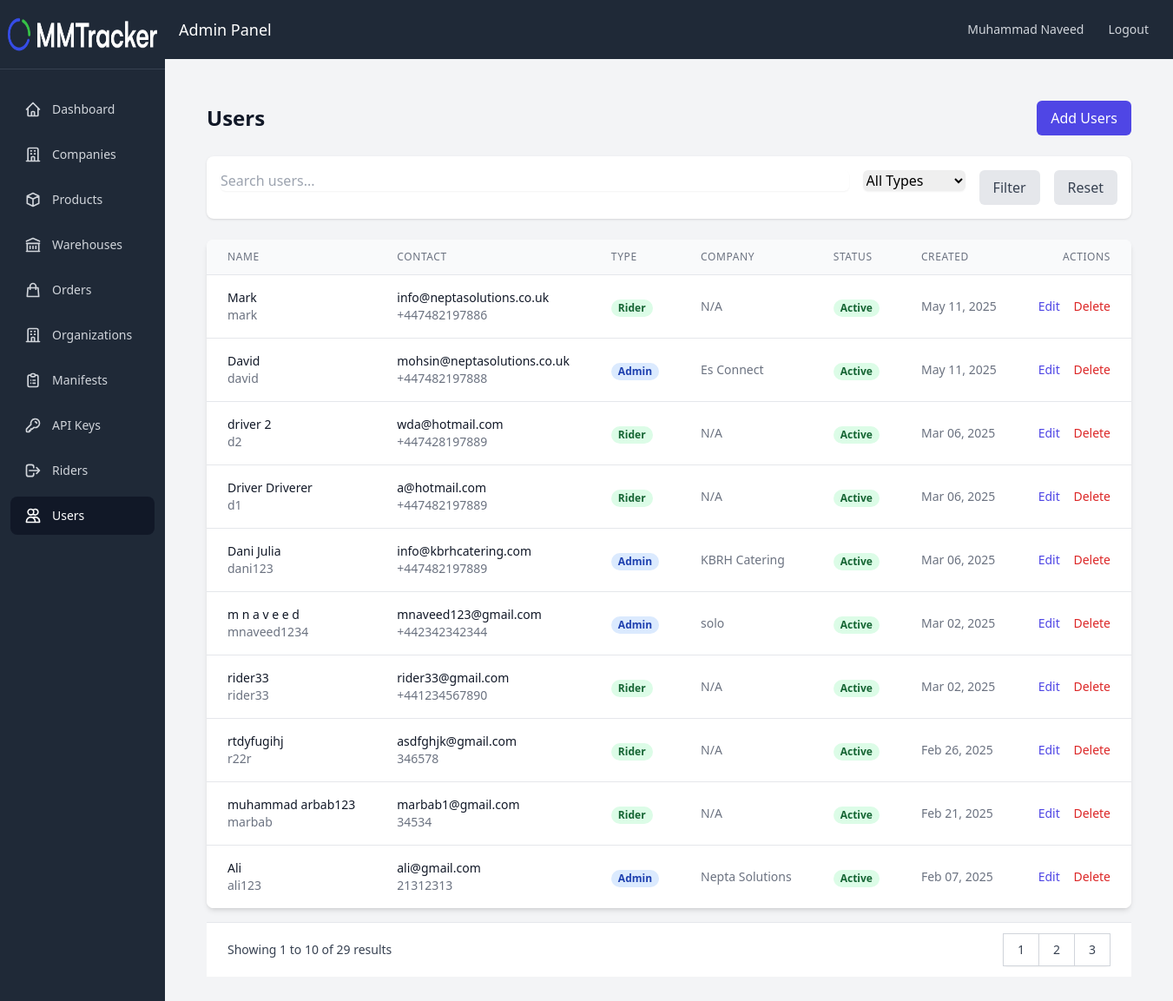
The page /pages/users/index.php (signed in) on the database its author committed.
### tables this page shows
CREATE TABLE `Users` (
  `id` int(11) NOT NULL,
  `name` varchar(255) NOT NULL,
  `username` varchar(50) NOT NULL,
  `email` varchar(255) NOT NULL,
  `phone` varchar(20) DEFAULT NULL,
  `password` varchar(255) NOT NULL,
  `user_type` enum('Super Admin','Admin','Rider') NOT NULL,
  `company_id` int(11) DEFAULT NULL,
  `is_active` tinyint(1) DEFAULT 1,
  `created_at` timestamp NOT NULL DEFAULT current_timestamp(),
  `updated_at` timestamp NOT NULL DEFAULT current_timestamp() ON UPDATE current_timestamp(),
  `admin_pin` varchar(255) DEFAULT NULL,
  `fcm_token` varchar(255) DEFAULT NULL,
  `fcm_token_updated_at` timestamp NULL DEFAULT NULL
);

CREATE TABLE `Companies` (
  `id` int(11) NOT NULL,
  `name` varchar(255) NOT NULL,
  `phone` varchar(20) DEFAULT NULL,
  `email` varchar(255) DEFAULT NULL,
  `address` text DEFAULT NULL,
  `total_riders_allowed` int(11) DEFAULT NULL,
  `default_requires_image_proof` tinyint(1) NOT NULL DEFAULT 1,
  `default_requires_signature_proof` tinyint(1) NOT NULL DEFAULT 1,
  `created_at` timestamp NOT NULL DEFAULT current_timestamp(),
  `updated_at` timestamp NOT NULL DEFAULT current_timestamp() ON UPDATE current_timestamp()
);

### includes/config.php (called while the page is built, shortened)
<?php
$db_host = 'localhost';
$db_user = 'root';
$db_pass = '';
$db_name = 'u337053559_delivery';
$conn = mysqli_connect($db_host, $db_user, $db_pass, $db_name);
mysqli_set_charset($conn, "utf8mb4");
function isSuperAdmin() {
    return isset($_SESSION['user_type']) && $_SESSION['user_type'] === 'Super Admin';
}
function isAdmin() {
    return isset($_SESSION['user_type']) && $_SESSION['user_type'] === 'Admin';
}
function validUser() {
    global $conn;
    $query = "SELECT id, is_active FROM Users WHERE id = ?";
    $stmt = mysqli_prepare($conn, $query);
    mysqli_stmt_bind_param($stmt, "i", $_SESSION['user_id']);
    mysqli_stmt_execute($stmt);
    $result = mysqli_stmt_get_result($stmt);
    return true;
}
?>

### pages/users/index.php (the view, shortened to what this page needs)
<?php
require_once '../../includes/config.php';
$page = isset($_GET['page']) ? (int)$_GET['page'] : 1;
$limit = 10;
$offset = ($page - 1) * $limit;
$user_type_filter = isset($_GET['user_type']) ? cleanInput($_GET['user_type']) : '';
$search = isset($_GET['search']) ? cleanInput($_GET['search']) : '';
$where_conditions = [];
$where_clause = $where_conditions ? "WHERE " . implode(" AND ", $where_conditions) : "";
$count_query = "SELECT COUNT(*) as total FROM Users u $where_clause";
$count_result = mysqli_query($conn, $count_query);
$total_records = mysqli_fetch_assoc($count_result)['total'];
$total_pages = ceil($total_records / $limit);
$query = "SELECT u.*, c.name as company_name
          FROM Users u
          LEFT JOIN Companies c ON u.company_id = c.id
          $where_clause
          ORDER BY u.created_at DESC
          LIMIT $offset, $limit";
$result = mysqli_query($conn, $query);
?>
<!DOCTYPE html>
<html lang="en">
<head>
    <script src="https://cdn.tailwindcss.com"></script>
</head>
<body class="bg-gray-100">
    <?php include_once '../../includes/navbar.php'; ?>
    <div class="flex-1 flex flex-col">
        <div class="bg-gray-800 p-4 flex justify-between items-center">
            <div class="text-white text-lg">Admin Panel</div>
            <div class="flex items-center">
                <span class="text-gray-300 text-sm mr-4"><?php echo $_SESSION['user_name']; ?></span>
                <a href="<?php echo SITE_URL; ?>logout.php"
                    class="text-gray-300 hover:bg-gray-700 hover:text-white px-3 py-2 rounded-md text-sm font-medium">
                    Logout
                </a>
            </div>
        </div>
        <div class="p-4">
            <div class="max-w-7xl mx-auto px-4 sm:px-6 lg:px-8 py-8">
                <div class="flex justify-between items-center mb-6">
                    <h1 class="text-2xl font-bold text-gray-900"><?php echo isAdmin() ? "Admins" : "Users"; ?></h1>
                    <a href="create.php" class="bg-indigo-600 text-white px-4 py-2 rounded-md hover:bg-indigo-700">Add <?php echo isAdmin() ? "Admins" : "Users"; ?></a>
                </div>
                <div class="bg-white p-4 rounded-lg shadow mb-6">
                    <form method="GET" class="flex gap-4">
                        <div class="flex-1">
                            <input type="text" name="search" value="<?php echo htmlspecialchars($search); ?>"
                                placeholder="Search <?php echo isAdmin() ? "admins" : "users"; ?>..."
                                class="w-full rounded-md border-gray-300 shadow-sm focus:border-indigo-500 focus:ring-indigo-500">
                        </div>
                        <div>
                            <select name="user_type" class="rounded-md border-gray-300 shadow-sm focus:border-indigo-500 focus:ring-indigo-500">
                                <option value="">All Types</option>
                            </select>
                        </div>
                        <button type="submit" class="bg-gray-200 text-gray-700 px-4 py-2 rounded-md hover:bg-gray-300">Filter</button>
                        <a href="index.php" class="bg-gray-200 text-gray-700 px-4 py-2 rounded-md hover:bg-gray-300">Reset</a>
                    </form>
                </div>
                <div class="bg-white shadow-md rounded-lg overflow-hidden">
                    <table class="min-w-full divide-y divide-gray-200">
                        <thead class="bg-gray-50">
                            <tr>
                                <th class="px-6 py-3 text-left text-xs font-medium text-gray-500 uppercase tracking-wider">Name</th>
                                <th class="px-6 py-3 text-left text-xs font-medium text-gray-500 uppercase tracking-wider">Contact</th>
                                <th class="px-6 py-3 text-left text-xs font-medium text-gray-500 uppercase tracking-wider">Type</th>
                                <?php if (isSuperAdmin()): ?>
                                    <th class="px-6 py-3 text-left text-xs font-medium text-gray-500 uppercase tracking-wider">Company</th>
                                <?php endif; ?>
                                <th class="px-6 py-3 text-left text-xs font-medium text-gray-500 uppercase tracking-wider">Status</th>
                                <th class="px-6 py-3 text-left text-xs font-medium text-gray-500 uppercase tracking-wider">Created</th>
                                <th class="px-6 py-3 text-right text-xs font-medium text-gray-500 uppercase tracking-wider">Actions</th>
                            </tr>
                        </thead>
                        <tbody class="bg-white divide-y divide-gray-200">
                            <?php while ($user = mysqli_fetch_assoc($result)): ?>
                                <tr>
                                    <td class="px-6 py-4 whitespace-nowrap">
                                        <div class="text-sm font-medium text-gray-900"><?php echo htmlspecialchars($user['name']); ?></div>
                                        <div class="text-sm text-gray-500"><?php echo htmlspecialchars($user['username']); ?></div>
                                    </td>
                                    <td class="px-6 py-4 whitespace-nowrap">
                                        <div class="text-sm text-gray-900"><?php echo htmlspecialchars($user['email']); ?></div>
                                        <div class="text-sm text-gray-500"><?php echo htmlspecialchars($user['phone']); ?></div>
                                    </td>
                                    <td class="px-6 py-4 whitespace-nowrap">
                                        <span class="px-2 inline-flex text-xs leading-5 font-semibold rounded-full
                                <?php
                                switch ($user['user_type']) {
                                    case 'Admin':
                                        echo 'bg-blue-100 text-blue-800';
                                        break;
                                    case 'Rider':
                                        echo 'bg-green-100 text-green-800';
                                        break;
                                }
                                ?>">
                                            <?php echo $user['user_type']; ?>
                                        </span>
                                    </td>
                                    <?php if (isSuperAdmin()): ?>
                                        <td class="px-6 py-4 whitespace-nowrap text-sm text-gray-500">
                                            <?php echo htmlspecialchars($user['company_name'] ?? 'N/A'); ?>
                                        </td>
                                    <?php endif; ?>
                                    <td class="px-6 py-4 whitespace-nowrap">
                                        <?php if ($user['id'] != $_SESSION['user_id']): ?>
                                            <form method="POST" class="inline">
                                                <button type="submit" name="toggle_status" class="px-2 inline-flex text-xs leading-5 font-semibold rounded-full
                                    <?php echo $user['is_active'] ? 'bg-green-100 text-green-800' : 'bg-red-100 text-red-800'; ?>">
                                                    <?php echo $user['is_active'] ? 'Active' : 'Inactive'; ?>
                                                </button>
                                            </form>
                                        <?php endif; ?>
                                    </td>
                                    <td class="px-6 py-4 whitespace-nowrap text-sm text-gray-500">
                                        <?php echo date('M d, Y', strtotime($user['created_at'])); ?>
                                    </td>
                                    <td class="px-6 py-4 whitespace-nowrap text-right text-sm font-medium">
                                        <a href="edit.php?id=<?php echo $user['id']; ?>" class="text-indigo-600 hover:text-indigo-900 mr-3">Edit</a>
                                        <?php if ($user['id'] != $_SESSION['user_id']): ?>
                                            <a href="delete.php?id=<?php echo $user['id']; ?>" class="text-red-600 hover:text-red-900">Delete</a>
                                        <?php endif; ?>
                                    </td>
                                </tr>
                            <?php endwhile; ?>
                        </tbody>
                    </table>
                </div>
                <?php if ($total_pages > 1): ?>
                    <div class="bg-white px-4 py-3 flex items-center justify-between border-t border-gray-200 sm:px-6 mt-4">
                        <div class="hidden sm:flex-1 sm:flex sm:items-center sm:justify-between">
                            <div>
                                <p class="text-sm text-gray-700">
                                    Showing <span class="font-medium"><?php echo $offset + 1; ?></span> to
                                    <span class="font-medium"><?php echo min($offset + $limit, $total_records); ?></span> of
                                    <span class="font-medium"><?php echo $total_records; ?></span> results
                                </p>
                            </div>
                            <div>
                                <nav class="relative z-0 inline-flex rounded-md shadow-sm -space-x-px" aria-label="Pagination">
                                    <?php for ($i = 1; $i <= $total_pages; $i++): ?>
                                        <a href="?page=<?php echo $i; ?>&user_type=<?php echo $user_type_filter; ?>&search=<?php echo $search; ?>"
                                            class="relative inline-flex items-center px-4 py-2 border border-gray-300 bg-white text-sm font-medium text-gray-700 hover:bg-gray-50
                                      <?php echo $i === $page ? 'bg-gray-100' : ''; ?>">
                                            <?php echo $i; ?>
                                        </a>
                                    <?php endfor; ?>
                                </nav>
                            </div>
                        </div>
                    </div>
                <?php endif; ?>
            </div>
        </div>
</body>
</html>

### rows shown on the page
users: name "Mark", username "mark", email "info@neptasolutions.co.uk", phone "+447482197886", user_type "Rider", company_name "N/A", is_active "Active", created_at "May 11, 2025"
users: name "David", username "david", email "mohsin@neptasolutions.co.uk", phone "+447482197888", user_type "Admin", company.name "Es Connect", is_active "Active", created_at "May 11, 2025"
users: name "driver 2", username "d2", email "wda@hotmail.com", phone "+447428197889", user_type "Rider", company_name "N/A", is_active "Active", created_at "Mar 06, 2025"
users: name "Driver Driverer", username "d1", email "a@hotmail.com", phone "+447482197889", user_type "Rider", company_name "N/A", is_active "Active", created_at "Mar 06, 2025"
users: name "Dani Julia", username "dani123", email "info@kbrhcatering.com", phone "+447482197889", user_type "Admin", company.name "KBRH Catering", is_active "Active", created_at "Mar 06, 2025"
users: name "m n a v e e d", username "mnaveed1234", email "mnaveed123@gmail.com", phone "+442342342344", user_type "Admin", company.name "solo", is_active "Active", created_at "Mar 02, 2025"
users: name "rider33", username "rider33", email "rider33@gmail.com", phone "+441234567890", user_type "Rider", company_name "N/A", is_active "Active", created_at "Mar 02, 2025"
users: name "rtdyfugihj", username "r22r", email "asdfghjk@gmail.com", phone "346578", user_type "Rider", company_name "N/A", is_active "Active", created_at "Feb 26, 2025"
users: name "muhammad arbab123", username "marbab", email "marbab1@gmail.com", phone "34534", user_type "Rider", company_name "N/A", is_active "Active", created_at "Feb 21, 2025"
users: name "Ali", username "ali123", email "ali@gmail.com", phone "21312313", user_type "Admin", company.name "Nepta Solutions", is_active "Active", created_at "Feb 07, 2025"

### other values the page prints
$_SESSION['user_name'] "Muhammad Naveed"
$offset + 1 "1"
min($offset + $limit, $total_records) "10"
$total_records "29"
